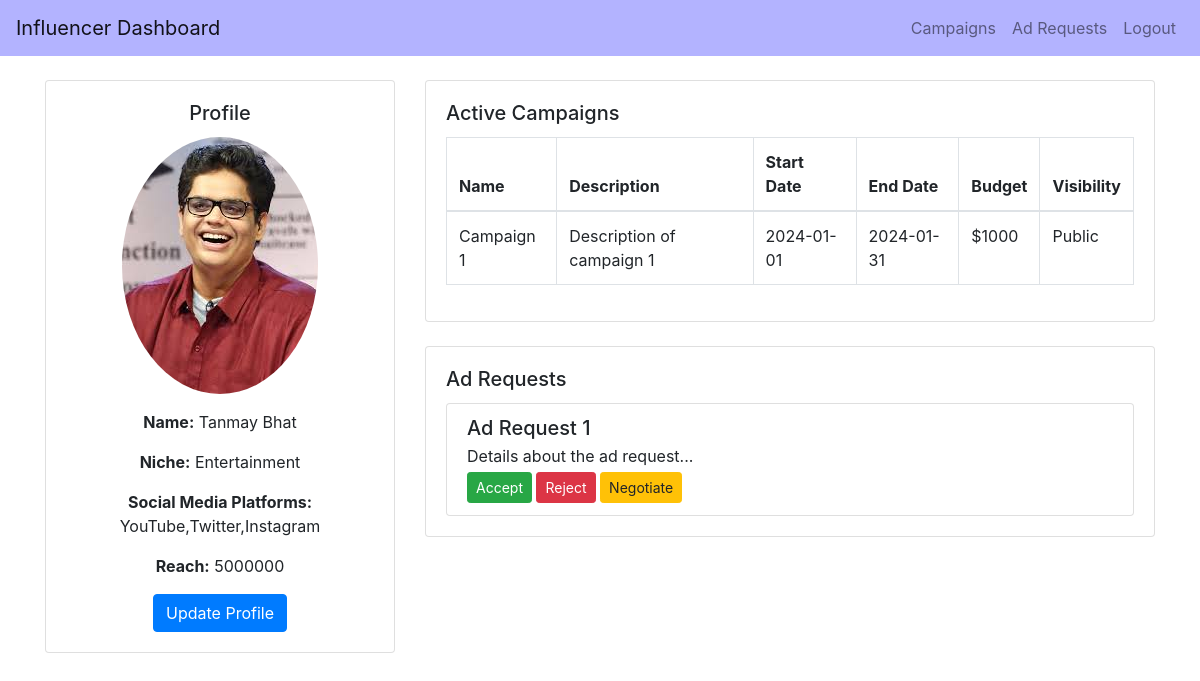
Page /influencer_dashboard/tanmay on the committed database.
### backend/models.py (models this page shows)
class Influencer(db.Model):
    __tablename__ = 'influencer'
    id = db.Column(db.Integer, primary_key=True)
    name = db.Column(db.String(100), nullable=False)
    email = db.Column(db.String(150), nullable=False)
    profile_picture = db.Column(db.String(150), nullable=True)
    niche = db.Column(db.String(50), nullable=False)
    reach = db.Column(db.Integer, nullable=False)
    user_id = db.Column(db.Integer, db.ForeignKey('user.id'), nullable=False)
    platform = db.Column(db.String(150), nullable=False)  # This will store the social media platforms as a comma-separated string
    flagged = db.Column(db.Boolean, default=False)
    user = db.relationship('User', backref='influencer_user', uselist=False)

### backend/controller.py (the view, shortened to what this page needs)
@app.route('/influencer_dashboard', methods=['GET', 'POST'])
@app.route('/influencer_dashboard/<username>', methods=['GET', 'POST'])
def influencer_dashboard(username=None):
    username = username or request.args.get('username')
    if not username:
        return redirect(url_for('login'))  # Redirect to login if username is not provided
    user = User.query.filter_by(username=username).first()
    if not user or user.role != 'influencer':
        return redirect(url_for('login'))  # Redirect to login if user is not an influencer
    influencer = Influencer.query.filter_by(user_id=user.id).first()
    if not influencer:
        return redirect(url_for('login'))  # Redirect to login if influencer details are not found
    return render_template('influencer_dashboard.html',
                           username=user.username,
                           profile_image=influencer.profile_picture,
                           name=influencer.name,
                           niche=influencer.niche,
                           social_media_platforms=influencer.platform,
                           reach=influencer.reach)

### templates/influencer_dashboard.html (shortened to what this page needs)
<!DOCTYPE html>
<html lang="en">
<head>
    <link href="https://stackpath.bootstrapcdn.com/bootstrap/4.5.2/css/bootstrap.min.css" rel="stylesheet">
</head>
<body>
<nav class="navbar navbar-expand-lg navbar-light" style="background-color: #b3b3ff;">
    <a class="navbar-brand" href="#">Influencer Dashboard</a>
    <div class="collapse navbar-collapse">
        <ul class="navbar-nav ml-auto">
            <li class="nav-item">
                <a class="nav-link" href="{{ url_for('influencer_campaigns', username=username) }}">Campaigns</a>
            </li>
            <li class="nav-item">
                <a class="nav-link" href="#">Ad Requests</a>
            </li>
            <li class="nav-item">
                <a class="nav-link" href="{{ url_for('logout') }}">Logout</a>
            </li>
        </ul>
    </div>
</nav>
<div class="container mt-4">
    <div class="row">
        <div class="col-md-4">
            <div class="card">
                <div class="card-body text-center">
                    <h5 class="card-title">Profile</h5>
                    <div class="mb-3">
                        <img src="../static/images/{{name}}.jpeg" alt="Profile Image" class="img-fluid rounded-circle">
                    </div>
                    <p><strong>Name:</strong> {{ name }}</p>
                    <p><strong>Niche:</strong> {{ niche }}</p>
                    <p><strong>Social Media Platforms:</strong> {{ social_media_platforms }}</p>
                    <p><strong>Reach:</strong> {{ reach }}</p>
                    <button class="btn btn-primary" data-toggle="modal" data-target="#updateProfileModal">Update Profile</button>
                </div>
            </div>
        </div>
        <div class="col-md-8">
            <div class="card mb-4">
                <div class="card-body">
                    <h5 class="card-title">Active Campaigns</h5>
                    <div class="table-responsive">
                        <table class="table table-bordered">
                            <thead>
                                <tr>
                                    <th>Name</th>
                                    <th>Description</th>
                                    <th>Start Date</th>
                                    <th>End Date</th>
                                    <th>Budget</th>
                                    <th>Visibility</th>
                                </tr>
                            </thead>
                            <tbody>
                                <tr>
                                    <td>Campaign 1</td>
                                    <td>Description of campaign 1</td>
                                    <td>2024-01-01</td>
                                    <td>2024-01-31</td>
                                    <td>$1000</td>
                                    <td>Public</td>
                                </tr>
                            </tbody>
                        </table>
                    </div>
                </div>
            </div>
            <div class="card mb-4">
                <div class="card-body">
                    <h5 class="card-title">Ad Requests</h5>
                    <div class="list-group">
                        <div class="list-group-item">
                            <h5 class="mb-1">Ad Request 1</h5>
                            <p class="mb-1">Details about the ad request...</p>
                            <button class="btn btn-success btn-sm">Accept</button>
                            <button class="btn btn-danger btn-sm">Reject</button>
                            <button class="btn btn-warning btn-sm">Negotiate</button>
                        </div>
                    </div>
                </div>
            </div>
        </div>
    </div>
</div>
</body>
</html>

### rows in the picture
Influencer: name (picture), name "Tanmay Bhat", niche "Entertainment", platform "YouTube,Twitter,Instagram", reach "5000000"
